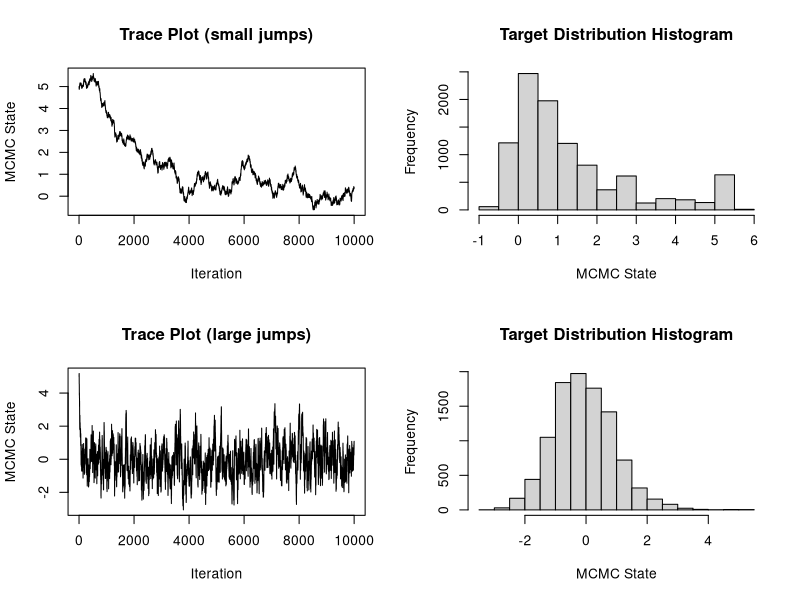

Source code (R):
## This script illustrates the Metropolis-Hastings algorithm for
## approximating the standard normal distribution
## Author: Volodymyr M. Minin
## last update: 07/16/2023

#' Generate the next state the Metropolis-Hastings (M-H) chain targeting N(0,1) distribution, using a uniform random walk proposal
#'
#' @param cur_value Current state of M-H Markov chain
#' @param tuning_par Tuning parameter of the uniform random walk, where a random increment ~ Unif[-tuning_par, tuning_par] is added to the current state of the Markov chain (detla in the notes)
#'
#' @return Numeric vector of length 2. The first element of the vector contains the next state of the M-H Markov chain. The second element contains 0 if the proposed values was rejected and 1 otherwise.
#'
#' @examples
#' unif_rw_next(0.4, 5.0)
unif_rw_next = function(cur_value, tuning_par){

  return_value = c(cur_value, 0)

  prop_value = cur_value + runif(1, min=-tuning_par, max=tuning_par)

  if (runif(1) < dnorm(prop_value)/dnorm(cur_value)){
    return_value = c(prop_value, 1)
  }

  return(return_value)
}

mcmc_size = 10000
start_value = 5.0


mcmc_out_small_jumps = matrix(0, nrow=(mcmc_size), ncol=2)
colnames(mcmc_out_small_jumps) = c("state", "acc_status")

cur_state = c(start_value,1)
mcmc_out_small_jumps[1,] = cur_state

for (i in 2:mcmc_size){

  mcmc_out_small_jumps[i,] = unif_rw_next(mcmc_out_small_jumps[i-1,1], 0.05)
}

## acceptance probability
mean(mcmc_out_small_jumps[,"acc_status"])

## mean of the target distribution
mean(mcmc_out_small_jumps[,"state"])

par(mfrow=c(2,2))

## trace plot
plot(1:mcmc_size, mcmc_out_small_jumps[,"state"], type="l", xlab="Iteration", ylab="MCMC State", main="Trace Plot (small jumps)")

## histogram
hist(mcmc_out_small_jumps[,"state"], xlab="MCMC State", main="Target Distribution Histogram")


mcmc_out_large_jumps = matrix(0, nrow=(mcmc_size), ncol=2)
colnames(mcmc_out_large_jumps) = c("state", "acc_status")

cur_state = c(start_value,1)
mcmc_out_large_jumps[1,] = cur_state

for (i in 2:mcmc_size){

  cur_state = unif_rw_next(mcmc_out_large_jumps[i-1,1], 0.5)

  mcmc_out_large_jumps[i,] = cur_state
}

## acceptance probability
mean(mcmc_out_large_jumps[,"acc_status"])

## mean of the target distribution
mean(mcmc_out_large_jumps[,"state"])

## trace plot
plot(1:mcmc_size, mcmc_out_large_jumps[,"state"], type="l", xlab="Iteration", ylab="MCMC State", main="Trace Plot (large jumps)")

## histogram
hist(mcmc_out_large_jumps[,"state"], xlab="MCMC State", main="Target Distribution Histogram")
